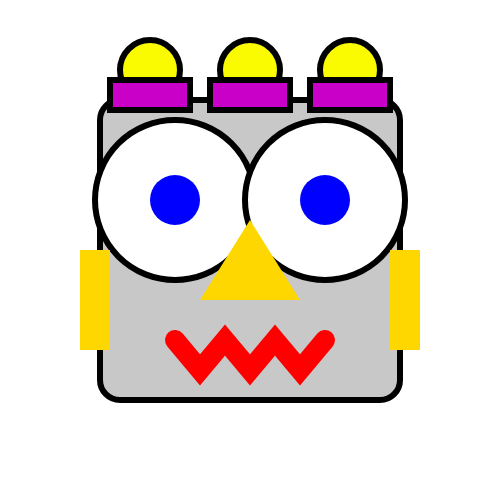
Frame 1 (no input)
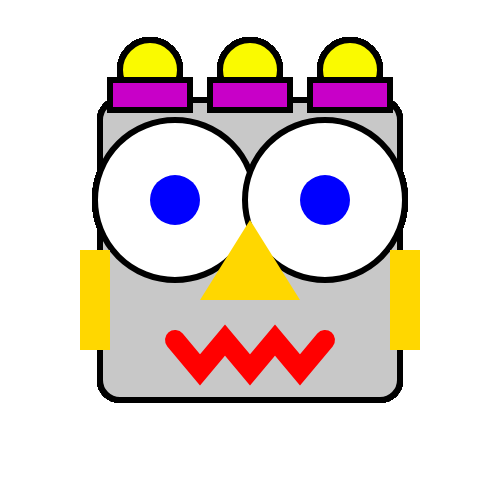
Frame 60 (no input)
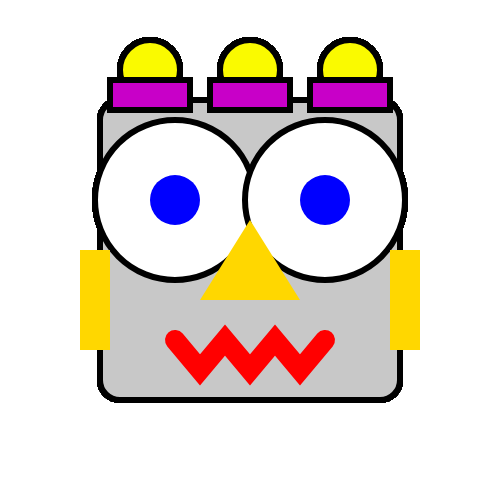
Frame 120 (the mouse pressed at the canvas centre since frame 60)

The p5.js sketch that drew these frames (run headless with seeded random() and noise() and a simulated clock; from frame 60 on, the mouse is pressed at the canvas centre):

// p5.js sketch
// ── sketch.js
function setup()
{
	//create a canvas for the robot
	createCanvas(500, 500);
}

function draw()
{
	strokeWeight(6);

	//robots head
	fill(200);
	rect(100, 100, 300, 300, 20);


	//robots antenna
	fill(250, 250, 0);
	ellipse(150, 70, 60, 60);

	fill(200, 0, 200);
	rect(110, 80, 80, 30);

	//robots antenna
	fill(250, 250, 0);
	ellipse(250, 70, 60, 60);

	fill(200, 0, 200);
	rect(210, 80, 80, 30);

	//robots antenna
	fill(250, 250, 0);
	ellipse(350, 70, 60, 60);

	fill(200, 0, 200);
	rect(310, 80, 80, 30);

	//robots eyes
	fill(255, 255, 255);
	ellipse(175, 200, 160, 160);
	ellipse(325, 200, 160, 160);
	stroke(0, 0, 255);
	strokeWeight(50);
	point(175, 200);
	point(325, 200);
	stroke(0);
	strokeWeight();

	//robots nose
	fill(255, 215, 0);
	triangle(250, 220, 200, 300, 300, 300);

	//robots ears
	rect(80, 250, 30, 100);
	rect(390, 250, 30, 100);

	//robots mouth
	strokeWeight(20);
	stroke(255, 0, 0);
	noFill();
	beginShape();
	vertex(175, 340);
	vertex(200, 370);
	vertex(225, 340);
	vertex(250, 370);
	vertex(275, 340);
	vertex(300, 370);
	vertex(325, 340);
	endShape();
	strokeWeight();
	stroke(0);
}
